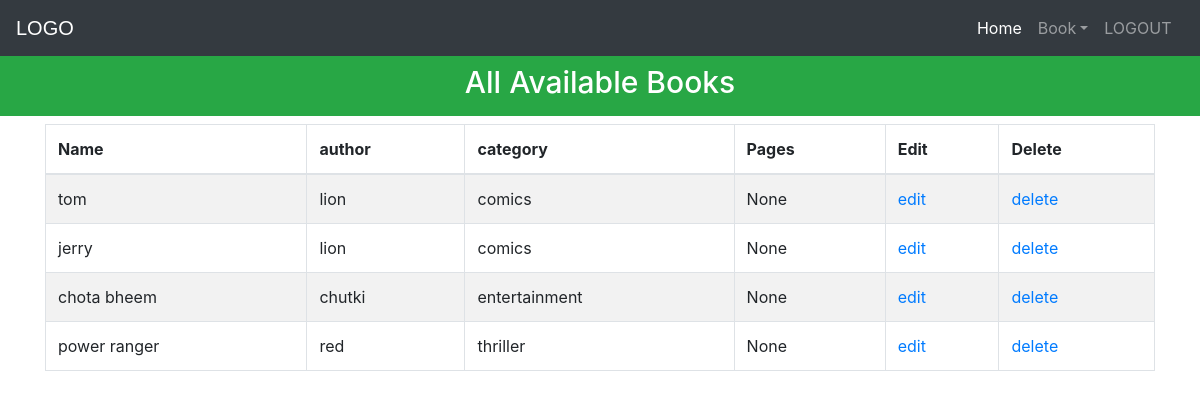
The app's page /list/ (signed in) with its own data.
### library/models.py (models this page shows, shortened)
class Book(models.Model):
    catchoice= [
        ('education', 'Education'),
        ('entertainment', 'Entertainment'),
        ('comics', 'Comics'),
        ('thriller', 'Thriller'),
        ('romance', 'Romance'),
        ]
    name=models.CharField(max_length=30)
    author=models.CharField(max_length=40)
    category=models.CharField(max_length=30,choices=catchoice,default='education')
    pages = models.PositiveIntegerField()

### library/views.py (the view)
# urls.py: path('list/', views.book_list, name='book_list'),
@login_required(login_url='adminlogin')
def book_list(request):
    book = Book.objects.all()
    data = {}
    data['object_list'] = book
    return render(request, 'library/book_list.html', data)

### templates/library/book_list.html (shortened to what this page needs)
<!DOCTYPE html>
<html lang="en" dir="ltr">
  <head>
  </head>
{% include "library/navbaradmin.html" %}
    <br>
    <br>
    <h3 class="p-3 mb-2 bg-success text-white" style = 'font-size: 30px;text-align:center;'>All Available Books</h3>
<div class="container">
  <table class="table table-hover table-condensed table-striped table-bordered">
<thead>
    <tr>
    <th>Name</th>
        <th>author</th>
        <th>category</th>
    <th>Pages</th>
    <th>Edit</th>
    <th>Delete</th>
    </tr>
</thead>
<tbody>
    {% for book in object_list %}
    <tr>
    <td>{{ book.name }}</td>
    <td>{{ book.author }}</td>
    <td>{{ book.category }}</td>
    <td>{{ book.pages }}</td>
    <td><a href="{% url "book_edit" book.id %}">edit</a></td>
    <td><a href="{% url "book_delete" book.id %}">delete</a></td>
    </tr>
    {% endfor %}
</tbody>
</table>
</div>
</html>

### records on screen
Book: name "tom", author "lion", category "comics", pages "None"
Book: name "jerry", author "lion", category "comics", pages "None"
Book: name "chota bheem", author "chutki", category "entertainment", pages "None"
Book: name "power ranger", author "red", category "thriller", pages "None"
